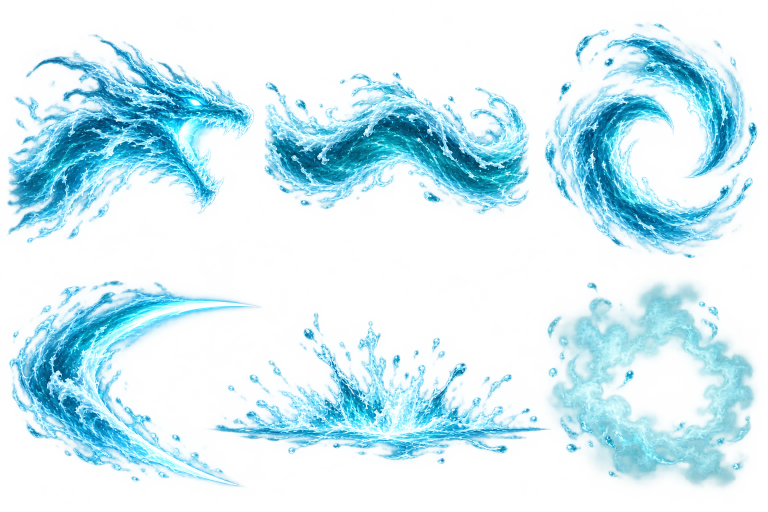
#> input picture art/deliveries/wave-water-vfx-v1/source.png, 1536 x 1024 px (shown at 1/2 size)
$ python export.py
#> lines starting #> are read from the running program, lines starting #| are printed output that depends on the picture
#!/usr/bin/env python3
"""Re-export six RGBA sprites, review preview, and a short loop from source.png."""
from pathlib import Path
import json
from PIL import Image, ImageDraw

ROOT = Path(__file__).resolve().parent
SOURCE = Image.open(ROOT / "source.png").convert("RGBA")
#> SOURCE is the input picture: PIL image 1536x1024 RGBA; mean R, G, B, A 61.3, 117.1, 134, 72.6
# Source image is 1536x1024. These cuts fall inside the transparent gutters.
ITEMS = [
    ("WaterDragonHead", (0, 0, 520, 530), (192, 128), (21, 64), "right", "danger core"),
    ("WaterDragonBody", (520, 0, 1080, 530), (256, 96), (128, 48), "right; joins at both ends", "danger core with decorative outer foam"),
    ("WaterGather", (1080, 0, 1536, 530), (192, 192), (96, 96), "clockwise gather", "telegraph; no damage"),
    ("WaterSlash", (0, 530, 520, 1024), (256, 192), (127, 99), "opens right", "decorative slash; character attack owns damage"),
    ("WaterSplash", (520, 530, 1080, 1024), (256, 128), (128, 112), "spreads left and right", "aftermath; no damage"),
    ("MistPuff", (1080, 530, 1536, 1024), (128, 128), (64, 64), "drifts right", "teleport warning; no damage"),
]


def clean_zero_rgb(im):
    px = im.load()
    for y in range(im.height):
        for x in range(im.width):
            if px[x, y][3] == 0:
                px[x, y] = (0, 0, 0, 0)
    return im


def composite(sprite, color):
    bg = Image.new("RGBA", sprite.size, color)
    bg.alpha_composite(sprite)
    return bg.convert("RGB")


manifest = {"source": "source.png", "source_dimensions": list(SOURCE.size), "sprites": []}
sprites = []
for name, cell, size, anchor, facing, role in ITEMS:
    raw = SOURCE.crop(cell)
    alpha = raw.getchannel("A")
    # A low threshold locates the generated art; the crop retains unmodified alpha.
    box = alpha.point(lambda value: 255 if value >= 12 else 0).getbbox()
    if box is None:
        raise ValueError(f"Missing sprite: {name}")
    padding = 3
    crop = (max(0, box[0] - padding), max(0, box[1] - padding),
            min(raw.width, box[2] + padding), min(raw.height, box[3] + padding))
    cut = raw.crop(crop)
    scale = min((size[0] - 12) / cut.width, (size[1] - 12) / cut.height)
    scaled = cut.resize((round(cut.width * scale), round(cut.height * scale)), Image.Resampling.LANCZOS)
    canvas = Image.new("RGBA", size, (0, 0, 0, 0))
    offset = ((size[0] - scaled.width) // 2, (size[1] - scaled.height) // 2)
    canvas.alpha_composite(scaled, offset)
    clean_zero_rgb(canvas).save(ROOT / "sprites" / f"{name}.png")
    sprites.append(canvas)
    manifest["sprites"].append({
        "file": f"sprites/{name}.png", "canvas": list(size), "source_cell": list(cell),
        "crop_in_cell": list(crop), "source_crop": [cell[0] + crop[0], cell[1] + crop[1], cell[0] + crop[2], cell[1] + crop[3]],
        "anchor": list(anchor), "direction": facing, "purpose": role,
    })
#> this loop made 6 passes
#> (box, crop) on passes 1 to 6: ((13, 68, 509, 487), (10, 65, 512, 490)), ((8, 144, 540, 430), (5, 141, 543, 433)), ((9, 44, 437, 518), (6, 41, 440, 521)), ((17, 30, 520, 445), (14, 27, 520, 448)), ((0, 82, 560, 398), (0, 79, 560, 401)), ((0, 28, 438, 450), (0, 25, 441, 453))
#> pass 1, `alpha = raw.getchannel("A")`:
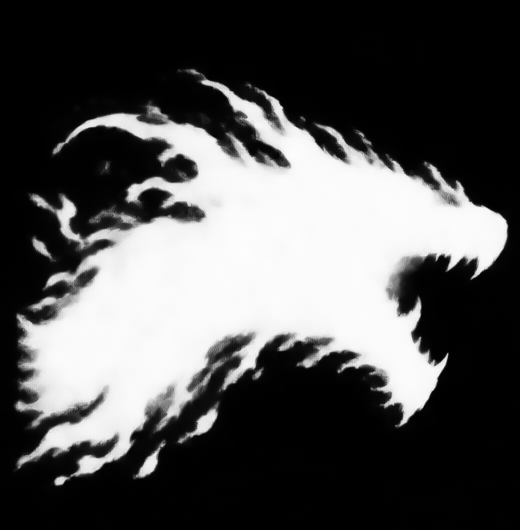
#> alpha: PIL image 520x530 L; min 0, max 254, mean 81.6
#> after the loop:
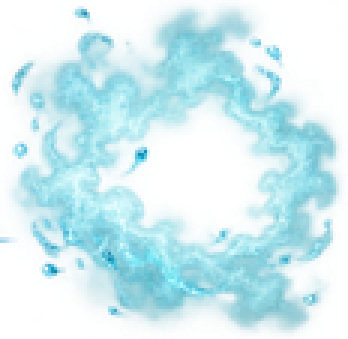
#> scaled: PIL image 116x113 RGBA (shown 3 times larger); mean R, G, B, A 106.1, 181.7, 194, 98.3; transparent parts drawn white
#> after the loop, sprites = 6 items

(ROOT / "manifest.json").write_text(json.dumps(manifest, ensure_ascii=False, indent=2) + "\n")

# Review sheet: each sprite at 1x on light and dark grounds, with labels outside art.
preview = Image.new("RGB", (2 * 286, 3 * 236), "#253341")
draw = ImageDraw.Draw(preview)
for i, (item, sprite) in enumerate(zip(ITEMS, sprites)):
    name, _, _, _, _, _ = item
    col, row = i % 2, i // 2
    x, y = col * 286 + 15, row * 236 + 26
    for j, color in enumerate(("#132329", "#e6edf0")):
        thumb = sprite.copy()
        thumb.thumbnail((126, 180), Image.Resampling.LANCZOS)
        preview.paste(composite(thumb, color), (x + j * 134, y))
    draw.text((x, row * 236 + 6), name, fill="white")
#> this loop made 6 passes
#> (name, col, row, x, y) on passes 1 to 6: ('WaterDragonHead', 0, 0, 15, 26), ('WaterDragonBody', 1, 0, 301, 26), ('WaterGather', 0, 1, 15, 262), ('WaterSlash', 1, 1, 301, 262), ('WaterSplash', 0, 2, 15, 498), ('MistPuff', 1, 2, 301, 498)
#> pass 1, in composite (call 2), `bg = Image.new("RGBA", sprite.size, color)`:
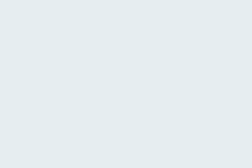
#> bg: PIL image 126x84 RGBA (shown 2 times larger); mean R, G, B, A 230, 237, 240, 255
#> after the loop:
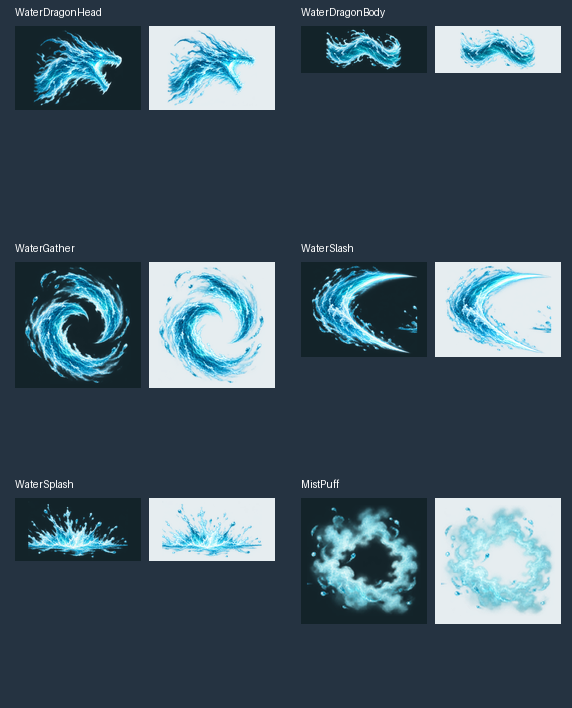
#> preview: PIL image 572x708 RGB; mean R, G, B 64.9, 85.6, 98.3
preview.save(ROOT / "preview.png")

# Three displayed water components cycle gently in place; the source art is reused.
frames = []
for k in range(12):
    frame = Image.new("RGBA", (512, 256), (12, 27, 34, 255))
    for idx, loc in ((1, (12, 18)), (0, (284, 20)), (4, (128, 132))):
        art = sprites[idx].copy()
        art.putalpha(art.getchannel("A").point(lambda a: round(a * (0.72 + 0.25 * (1 - abs(k - 5.5) / 5.5)))))
        dx = (k % 6) - 3 if idx == 1 else 0
        frame.alpha_composite(art, (loc[0] + dx, loc[1]))
    frames.append(frame.convert("P", palette=Image.Palette.ADAPTIVE))
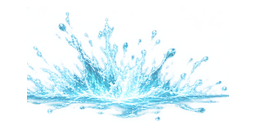
#> art: PIL image 256x128 RGBA; mean R, G, B, A 45.9, 107.7, 122.1, 39.8; transparent parts drawn white
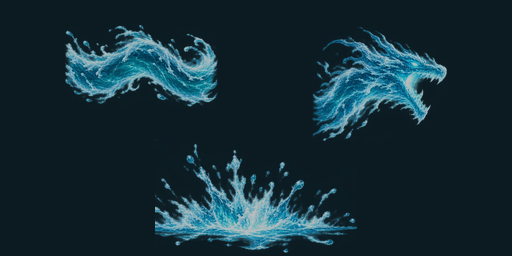
#> frame: PIL image 512x256 RGBA; mean R, G, B, A 21.2, 45.1, 54.5, 255
#> after the loop, frames = 12 items
frames[0].save(ROOT / "water_loop.gif", save_all=True, append_images=frames[1:], duration=85, loop=0, disposal=2)
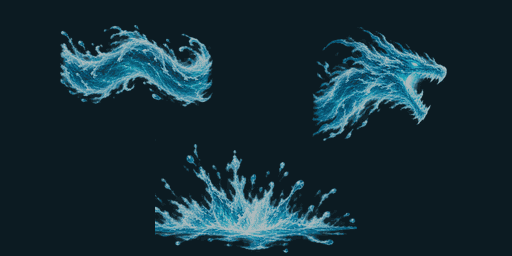
#> saved as water_loop.gif: PIL image 512x256 P; mean R, G, B 21, 44.9, 54.3
